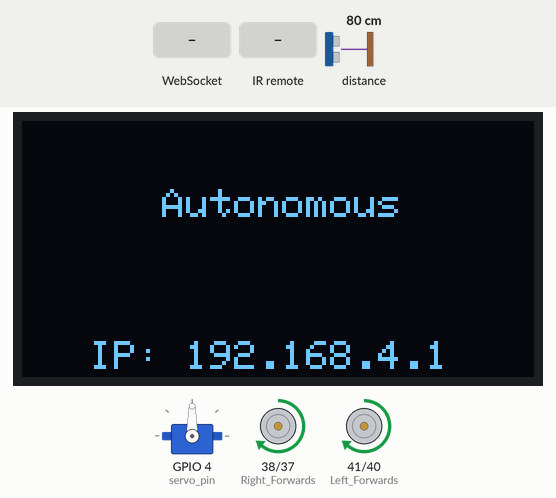
A program run on a simulated ESP32-S3. Shown: servo, 128×64 one-colour display, motor-driver pin pairs drawn as motors (green arrow = first pin HIGH = forward, orange = second pin HIGH = backward, longer = more drive, scaled by the enable pin). Inputs (shaded band) come from the test bench; at power-on: distance to the obstacle 80 cm. Storage starts empty; what the program prints to the serial monitor is not drawn.

Above: at 2.2 s.
2.3 s: distance to the obstacle set to 27 cm
3.8 s: distance to the obstacle set to 21 cm
At 5.98 s:
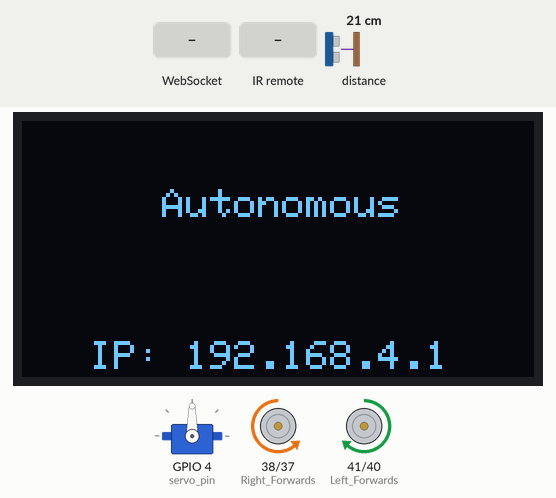
6.2 s: WebSocket text "MODE" received
At 7.4 s:
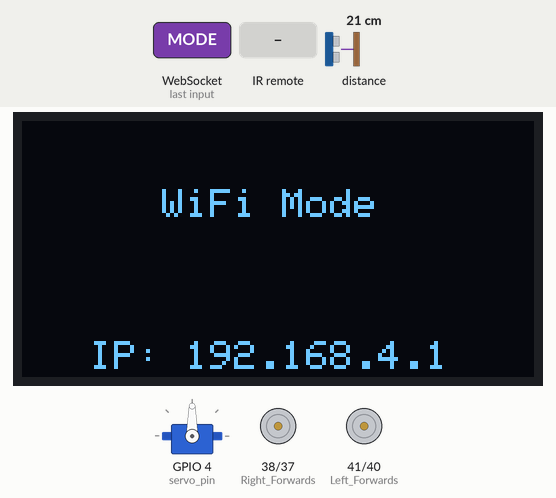
7.7 s: infrared code 0xFFA25D received
At 8.6 s:
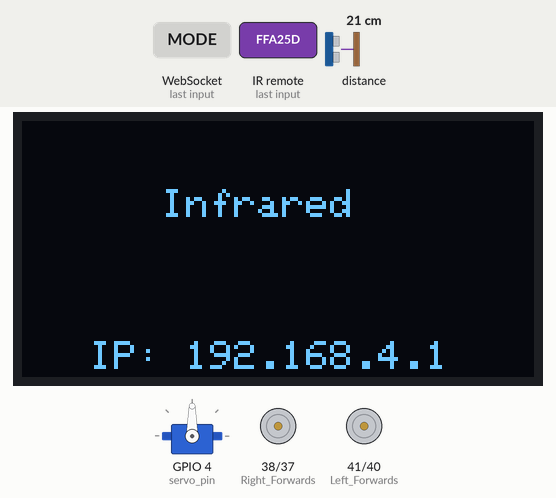
9.2 s: infrared code 0xFFA25D received
At 9.6 s:
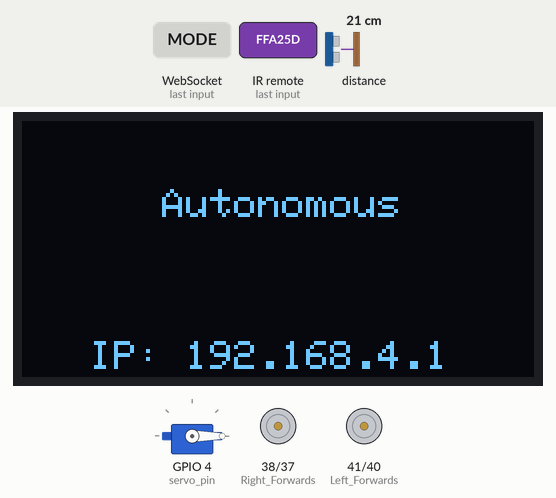
11.4 s: WebSocket text "MODE" received
At 12.6 s:
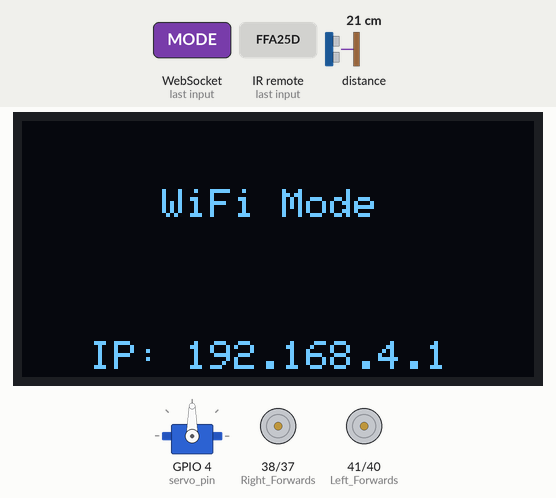
Timing chart, 0 to 13.9 s (numbered marks = the images above; inputs shaded):
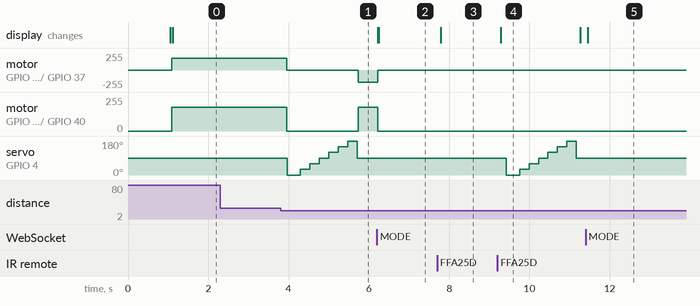

Measured:
- the behaviour switches between 25 and 24 cm on distance to the obstacle (found by bisection; images 0 and 1)
- after the input at 2.3 s, every drawn part: stays the same
- after the input at 3.8 s, motor on GPIO 38 (Right_Forwards) / GPIO 37 (Right_Backwards): forward 180/255 → stopped after 0.16 s, → backward 180/255 1.8 s later; motor on GPIO 41 (Left_Forwards) / GPIO 40 (Left_Backwards): forward 180/255 → stopped after 0.16 s, → forward 180/255 1.8 s later
- after the input at 6.2 s, motor on GPIO 38 (Right_Forwards) / GPIO 37 (Right_Backwards): backward 180/255 → stopped after 0.03 s instead of 0.67 s; motor on GPIO 41 (Left_Forwards) / GPIO 40 (Left_Backwards): forward 180/255 → stopped after 0.03 s instead of 0.67 s
- after the input at 7.7 s, the display: changes after 0.09 s (image 3)
- after the input at 9.2 s, servo on GPIO 4 (servo_pin): 90° → 0° after 0.22 s, → 30° 0.34 s later, → 60° 0.24 s later, → 90° 0.24 s later, … (8 changes in this stretch); the display: changes after 0.09 s (image 4)
- after the input at 11.4 s, motor on GPIO 38 (Right_Forwards) / GPIO 37 (Right_Backwards): stays stopped (without the input it goes to backward 180/255 after 1.8 s); motor on GPIO 41 (Left_Forwards) / GPIO 40 (Left_Backwards): stays stopped (without the input it goes to forward 180/255 after 1.8 s)
- what the display in image 4 shows lasts 2.0 s, from 9.3 s to 11.3 s

The program:

main.cpp
```cpp
#include <Arduino.h>
#include <ESP32Servo.h>
#include <VL53L1X.h>
#include <Wire.h>
#include <IRremoteESP8266.h>
#include <IRrecv.h>
#include <IRutils.h>
#include <WiFi.h>
#include <AsyncTCP.h>
#include <ESPAsyncWebServer.h>
#include <ArduinoJson.h>
#include <Adafruit_GFX.h>
#include <Adafruit_SSD1306.h>
#include <esp_system.h>
#include <LittleFS.h>

enum CarState {
  AutonomousDefault,
  AutonomousCheckObstacle,
  AutonomousInitialSet,
  AutonomousTakeMeasurements,
  AutonomousTurn,
  AutonomousCheckStuck,
  Infrared,
  WiFimode,
  Wait
};
CarState state = AutonomousDefault;

typedef struct
{
  int angle;
  int distance;
} angDis;

#define servo_pin 4
#define IR_pin 5
#define SDA 2
#define SCL 1
#define Speed_Left 42
#define Left_Backwards 40
#define Left_Forwards 41
#define Speed_Right 39
#define Right_Backwards 37
#define Right_Forwards 38
#define WIDTH 128
#define HEIGHT 64
#define tWSend 100
#define scanStep 30
const int Detection_Distance = 250;
const int Normal_Speed_Motors = 180;
const int sizeArray = round(180 / scanStep + 1);
const int timeWaitStuck = 15000;
const float timeTurn1Degree = 10;
const uint16_t IRpin = 5;
const uint32_t onoff = 0xFFA25D;
const uint32_t forward = 0xFF629D;
const uint32_t backward = 0xFFA857;
const uint32_t right = 0xFF22DD;
const uint32_t left = 0xFFC23D;
const uint32_t continuous = 0xFF02FD;
const char *ssid = "Car_ESP32_S3";
const char *password = "123Password";
String mode = "";
int stucks = 0;
int distance;
int timeWait;
bool isPositioning = false;
bool isIRcontinuous = false;
bool isTurn = false;
unsigned long timeStuck = 0;
unsigned long lastDisplay = 0;
unsigned long tNowSend = 0;
unsigned long tnowAuto = 0;
decode_results data;
angDis scanMap[sizeArray];
CarState changeStateTo;

Servo servo;
VL53L1X tof;
IRrecv IR(IRpin);
Adafruit_SSD1306 screen(WIDTH, HEIGHT, &Wire, -1);
AsyncWebServer server(80);
AsyncWebSocket ws("/ws");

void Set_Motors(int speed, bool rf, bool rb, bool lf, bool lb);
void Turn(void);
void sort(angDis *values, int size);
void checkStuck(void);
void checkIR(void);
void IRmovement(void);
void handleWebSocketMessage(void *arg, uint8_t *data, size_t len);
void onWsEvent(AsyncWebSocket *server, AsyncWebSocketClient *client, AwsEventType type, void *arg, uint8_t *data, size_t len);
void sendTelemetry(void);
void updateScreen(void);
void changeState(CarState newState);

void setup() {

  Serial.begin(115200);
  delay(1000);
  Serial.println("Starting ESP32-S3 Car...");

  Wire.begin(SDA, SCL);
  Wire.setClock(400000);
  Wire.setTimeOut(50);

  if (!LittleFS.begin()) {
    Serial.println("Error starting LittleFS");
    while (true);
  }
  if (!tof.init()) {
    Serial.println("Tof Sensor Not Found");
    while (true);
  }
  tof.setTimeout(75);
  tof.setDistanceMode(VL53L1X::Long);
  tof.setMeasurementTimingBudget(20000);
  tof.startContinuous(50);

  servo.setPeriodHertz(50);
  servo.attach(servo_pin, 500, 2400);
  servo.write(90);

  IR.enableIRIn();

  screen.begin(SSD1306_SWITCHCAPVCC, 0x3C);
  screen.clearDisplay();
  screen.setTextSize(1);
  screen.setTextColor(SSD1306_WHITE);

  WiFi.softAP(ssid, password, 1);
  Serial.print("IP: ");
  Serial.println(WiFi.softAPIP());

  ws.onEvent(onWsEvent);
  server.addHandler(&ws);

  server.on("/", HTTP_GET, [](AsyncWebServerRequest *request) {
  request->send(LittleFS, "/index.html", "text/html");
  });

  server.serveStatic("/", LittleFS, "/");

  server.begin();

  timeStuck = millis();

  for (int i = 37; i < 43; i++) {
    pinMode(i, OUTPUT);
  }

  Serial.println("Working!");
}

void loop()
{
  ws.cleanupClients();

  checkIR();

  updateScreen();

  bool newMesure = false;
  if (tof.dataReady())
  {
    int d = tof.read();

    if (d > 4)
    {
      distance = d;
      newMesure = true;
    }
    Serial.println(distance);
  }

  sendTelemetry();

  if (mode != "Autonomous")
  {
    mode = "Autonomous";
  }

  switch (state)
  {
    case AutonomousDefault:
    {
      if (distance < Detection_Distance && distance > 4)
      {
        //state = AutonomousCheckObstacle;
        changeState(AutonomousCheckObstacle);
      }
      else
      {
        Set_Motors(Normal_Speed_Motors, HIGH, LOW, HIGH, LOW);
      }

      break;
    }

    case AutonomousCheckObstacle:
    {
      static int posibleObstacle = 0;
      static int averageDistance = 0;

      if (distance > 4 && distance < 4000)
      {
        averageDistance += distance;
        posibleObstacle++;
      }

      if (posibleObstacle == 3)
      {
        averageDistance = averageDistance / 3;

        if (averageDistance < Detection_Distance)
        {
          averageDistance = 0;
          posibleObstacle = 0;
          //state = AutonomousInitialSet;
          changeState(AutonomousInitialSet);
        }
        else
        {
          averageDistance = 0;
          posibleObstacle = 0;
          //state = AutonomousDefault;
          changeState(AutonomousDefault);
        }
      }

      break;
    }

    case AutonomousInitialSet:
    {
      Set_Motors(0, LOW, LOW, LOW, LOW);
      servo.write(0);

      timeWait = 240;
      changeStateTo = AutonomousTakeMeasurements;

      //state = Wait;
      changeState(Wait);

      break;
    }

    case AutonomousTakeMeasurements:
    {
      static int counter_map;
      static int i;

      if (newMesure)
      {
        scanMap[counter_map].distance = distance;
      }
      else
      {
        break;
      }

      scanMap[counter_map].angle = i;

      i += scanStep;
      counter_map++;

      if (i > 180)
      {
        servo.write(90);
        sort(scanMap, sizeArray);
        i = 0;
        counter_map = 0;
        //state = AutonomousTurn;
        changeState(AutonomousTurn);
      }
      else
      {
        servo.write(i);
        timeWait = 140;
        changeStateTo = AutonomousTakeMeasurements;
        //state = Wait;
        changeState(Wait);
      }

      break;
    }

    case AutonomousTurn:
    {
      Turn();

      break;
    }

    case AutonomousCheckStuck:
    {
      checkStuck();

      break;
    }

    case Infrared:
      {
        mode = "Infrared";

        break;
      }

    case WiFimode:
      {
        mode = "WiFi Mode";

        break;
      }

    case Wait:
    {
      static bool beforeWait = true;
      static unsigned long initalTimeWait;

      if (beforeWait)
      {
        initalTimeWait = millis();
        beforeWait = false;
      }

      if (millis() - initalTimeWait <= timeWait){}
      else
      {
        //Serial.println(millis() - initalTimeWait);
        beforeWait = true;
        //state = changeStateTo;
        changeState(changeStateTo);
      }

      break;
    }
  }
  yield();
}

void Set_Motors(int speed, bool rf, bool rb, bool lf, bool lb) {
  analogWrite(Speed_Left, speed);
  analogWrite(Speed_Right, speed);
  digitalWrite(Left_Forwards, lf);
  digitalWrite(Left_Backwards, lb);
  digitalWrite(Right_Forwards, rf);
  digitalWrite(Right_Backwards, rb);
}

void sort(angDis *values, int size)
{
  for (int i = 1; i < size; i++)
  {
    angDis key = values[i];
    int z = i - 1;

    while (z >= 0 && values[z].distance < key.distance)
    {
      values[z + 1] = values[z];
      z--;
    }
    values[z + 1] = key;
  }
}

void Turn(void)
{
  float timeTurn = abs(scanMap[0].angle - 90) * timeTurn1Degree;
  static bool beforeTurning = true;
  static unsigned long Past_Time_Turn;

  if (scanMap[0].angle == 90)
  {
    timeTurn = timeTurn1Degree * 180;

    if (beforeTurning)
    {
      Set_Motors(Normal_Speed_Motors, HIGH, LOW, LOW, HIGH);
      Past_Time_Turn = millis();
      beforeTurning = false;
    }

    if (millis() - Past_Time_Turn <= timeTurn) {}
    else
    {
      beforeTurning = true;
      //state = AutonomousCheckStuck;
      changeState(AutonomousCheckStuck);
    }
  }
  else if (scanMap[0].angle < 90)
  {
    if (beforeTurning)
    {
      Set_Motors(Normal_Speed_Motors, LOW, HIGH, HIGH, LOW);
      Past_Time_Turn = millis();
      beforeTurning = false;
    }

    if (millis() - Past_Time_Turn <= timeTurn) {}
    else
    {
      beforeTurning = true;
      //state = AutonomousCheckStuck;
      changeState(AutonomousCheckStuck);
    }
  }
  else
  {
    if (beforeTurning)
    {
      Set_Motors(Normal_Speed_Motors, HIGH, LOW, LOW, HIGH);
      Past_Time_Turn = millis();
      beforeTurning = false;
    }

    if (millis() - Past_Time_Turn <= timeTurn) {}
    else
    {
      beforeTurning = true;
      //state = AutonomousCheckStuck;
      changeState(AutonomousCheckStuck);
    }
  }
}

void checkStuck(void)
{
  screen.fillRect(0, 0, 70, 15, SSD1306_BLACK);
  screen.setCursor(0, 0);
  screen.print(stucks);
  screen.display();

  static bool beforeTurning = true;

  if (stucks == 5 && millis() - timeStuck >= timeWaitStuck)
  {
    screen.fillRect(70, 0, 50, 15, SSD1306_BLACK);
    screen.setCursor(70, 0);
    screen.print(millis() - timeStuck);
    screen.display();

    static unsigned long Past_Time_Turn;
    if (beforeTurning)
    {
      Set_Motors(Normal_Speed_Motors, LOW, HIGH, LOW, HIGH);
      Past_Time_Turn = millis();
      beforeTurning = false;
    }

    if (millis() - Past_Time_Turn <= 2000) {Serial.println("marcha Atrás");}
    else
    {
      stucks = 0;
      beforeTurning = true;
      timeStuck = millis();
      //state = AutonomousInitialSet;
      changeState(AutonomousInitialSet);
    }
  }
  else if (stucks >= 5)
  {
    screen.fillRect(70, 0, 50, 15, SSD1306_BLACK);
    screen.setCursor(70, 0);
    screen.print(millis() - timeStuck);
    screen.display();

    stucks = 0;
    timeStuck = millis();
    //state = AutonomousDefault;
    changeState(AutonomousDefault);
  }
  else
  {
    //state = AutonomousDefault;
    changeState(AutonomousDefault);
    stucks++;
  }
}

void checkIR(void)
{
  if (IR.decode(&data))
  {
    if (data.value == onoff)
    {
      if (state != Infrared)
      {
        state = Infrared;
        Set_Motors(0, LOW, LOW, LOW, LOW);
      }
      else
      {
        state = AutonomousDefault;
      }
    }
    IR.resume();
  }
}

void IRmovement(void)
{
  if (IR.decode(&data))
  {
    if ((data.value == forward || data.value == backward) && !isIRcontinuous)
    {
      unsigned long Past_Time_Turn = millis();

      while (millis() - Past_Time_Turn <= 550)
      {
        checkIR();
        if (state != Infrared) {
          break;
        }

        if (data.value == forward)
        {
          Set_Motors(Normal_Speed_Motors, HIGH, LOW, HIGH, LOW);
        }
        if (data.value == backward)
        {
          Set_Motors(Normal_Speed_Motors, LOW, HIGH, LOW, HIGH);
        }
      }
      Set_Motors(Normal_Speed_Motors, LOW, LOW, LOW, LOW);
    }
    else if (data.value == left || data.value == right)
    {
      unsigned long Past_Time_Turn = millis();

      while (millis() - Past_Time_Turn <= timeTurn1Degree * 30)
      {
        checkIR();
        if (state != Infrared) {
          break;
        }

        if (data.value == left)
        {
          Set_Motors(Normal_Speed_Motors, LOW, HIGH, HIGH, LOW);
        }
        if (data.value == right)
        {
          Set_Motors(Normal_Speed_Motors, HIGH, LOW, LOW, HIGH);
        }
      }

      if (isIRcontinuous)
      {
        Set_Motors(Normal_Speed_Motors, HIGH, LOW, HIGH, LOW);
      }
      else
      {
        Set_Motors(Normal_Speed_Motors, LOW, LOW, LOW, LOW);
      }
    }
    else if (data.value == continuous)
    {
      if (!isIRcontinuous)
      {
        Set_Motors(Normal_Speed_Motors, HIGH, LOW, HIGH, LOW);
        isIRcontinuous = true;
      }
      else
      {
        Set_Motors(Normal_Speed_Motors, LOW, LOW, LOW, LOW);
        isIRcontinuous = false;
      }
    }
    else if (data.value == onoff)
    {
      state = AutonomousDefault;
      isIRcontinuous = false;
    }

    IR.resume();
  }
}

void onWsEvent(AsyncWebSocket *server, AsyncWebSocketClient *client, AwsEventType type, void *arg, uint8_t *data, size_t len)
{
  switch (type)
  {
    case WS_EVT_CONNECT:

      screen.clearDisplay();
      screen.setCursor(0,0);
      screen.println("WS Connected");
      screen.display();
      break;
    case WS_EVT_DISCONNECT:
      Set_Motors(0, LOW, LOW, LOW, LOW);
      state = AutonomousDefault;
      break;
    case WS_EVT_DATA:
      handleWebSocketMessage(arg, data, len);
      break;
    default:
      break;
  }
}

void handleWebSocketMessage(void *arg, uint8_t *data, size_t len)
{
  AwsFrameInfo *info = (AwsFrameInfo *)arg;
  if (info->final && info->index == 0 && info->len == len && info->opcode == WS_TEXT)
  {
    String command;
    for (size_t i = 0; i < len; i++)
    {
      command += (char)data[i];
    }

    if (command == "MODE")
    {
      if (state != WiFimode)
      {
        state = WiFimode;
        Set_Motors(0, LOW, LOW, LOW, LOW);
      }
      else
      {
        state = AutonomousDefault;
      }
      return;
    }

    if (state != WiFimode) return;

    if (command == "F") Set_Motors(Normal_Speed_Motors, HIGH, LOW, HIGH, LOW);
    else if (command == "B") Set_Motors(Normal_Speed_Motors, LOW, HIGH, LOW, HIGH);
    else if (command == "R") Set_Motors(Normal_Speed_Motors, LOW, HIGH, HIGH, LOW);
    else if (command == "L") Set_Motors(Normal_Speed_Motors, HIGH, LOW, LOW, HIGH);
    else if (command == "S") Set_Motors(0, LOW, LOW, LOW, LOW);
  }
}

void sendTelemetry(void)
{
  if (millis() - tNowSend >= tWSend && ws.count() > 0)
  {
    StaticJsonDocument<128> data;

    data["distance"] = distance;
    data["servo"] = servo.read();
    data["mode"] = mode;

    char buffer[128];
    size_t len = serializeJson(data, buffer);

    ws.textAll(buffer, len);

    tNowSend = millis();
  }
}

void updateScreen(void)
{
  static String isNewMode = "";

  if (mode != isNewMode)
  {
    screen.clearDisplay();

    screen.setCursor(35, 17);
    screen.print(mode);

    screen.setCursor(17, 55);
    screen.print("IP: ");
    screen.print(WiFi.softAPIP());

    screen.display();

    isNewMode = mode;
  }
}

void changeState(CarState newState)
{
    Serial.print(state);
    Serial.print(" -> ");
    Serial.println(newState);
    state = newState;
}
```
